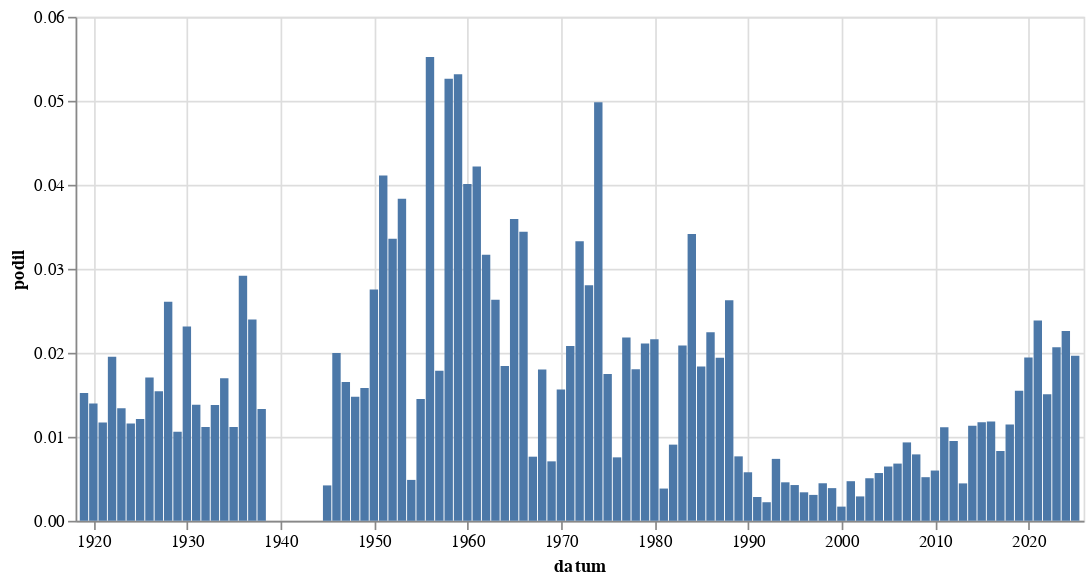

Here is the notebook cell this chart was saved with:
### Code cell
alt.Chart(
    hledej(" [Rr]odič").to_pandas(),
    width = 600
).mark_bar(
).encode(
    alt.X('datum:T'),
    alt.Y('podil:Q')
)

### Figure 1 — Vega-Lite specification as saved in the notebook (floating-point values rounded to 4 significant figures)
{"config": {"view": {"continuousWidth": 300, "continuousHeight": 300}}, "data": {"name": "data-4e111b20a666beb6ebf0ec503693f9d2"}, "mark": {"type": "bar"}, "encoding": {"x": {"field": "datum", "type": "temporal"}, "y": {"field": "podil", "type": "quantitative"}}, "width": 600, "$schema": "https://vega.github.io/schema/vega-lite/v5.8.0.json", "datasets": {"data-4e111b20a666beb6ebf0ec503693f9d2": [{"datum": "1919-01-01T00:00:00", "text": 60, "text_right": 3946, "podil": 0.01521, "co": " [Rr]odič"}, {"datum": "1920-01-01T00:00:00", "text": 79, "text_right": 5656, "podil": 0.01397, "co": " [Rr]odič"}, {"datum": "1921-01-01T00:00:00", "text": 91, "text_right": 7785, "podil": 0.01169, "co": " [Rr]odič"}, {"datum": "1922-01-01T00:00:00", "text": 148, "text_right": 7580, "podil": 0.01953, "co": " [Rr]odič"}, {"datum": "1923-01-01T00:00:00", "text": 70, "text_right": 5228, "podil": 0.01339, "co": " [Rr]odič"}, {"datum": "1924-01-01T00:00:00", "text": 65, "text_right": 5606, "podil": 0.01159, "co": " [Rr]odič"}, {"datum": "1925-01-01T00:00:00", "text": 55, "text_right": 4541, "podil": 0.01211, "co": " [Rr]odič"}, {"datum": "1926-01-01T00:00:00", "text": 121, "text_right": 7099, "podil": 0.01704, "co": " [Rr]odič"}, {"datum": "1927-01-01T00:00:00", "text": 95, "text_right": 6160, "podil": 0.01542, "co": " [Rr]odič"}, {"datum": "1928-01-01T00:00:00", "text": 155, "text_right": 5941, "podil": 0.02609, "co": " [Rr]odič"}, {"datum": "1929-01-01T00:00:00", "text": 39, "text_right": 3684, "podil": 0.01059, "co": " [Rr]odič"}, {"datum": "1930-01-01T00:00:00", "text": 172, "text_right": 7437, "podil": 0.02313, "co": " [Rr]odič"}, {"datum": "1931-01-01T00:00:00", "text": 83, "text_right": 6002, "podil": 0.01383, "co": " [Rr]odič"}, {"datum": "1932-01-01T00:00:00", "text": 40, "text_right": 3586, "podil": 0.01115, "co": " [Rr]odič"}, {"datum": "1933-01-01T00:00:00", "text": 56, "text_right": 4059, "podil": 0.0138, "co": " [Rr]odič"}, {"datum": "1934-01-01T00:00:00", "text": 55, "text_right": 3242, "podil": 0.01696, "co": " [Rr]odič"}, {"datum": "1935-01-01T00:00:00", "text": 36, "text_right": 3221, "podil": 0.01118, "co": " [Rr]odič"}, {"datum": "1936-01-01T00:00:00", "text": 98, "text_right": 3361, "podil": 0.02916, "co": " [Rr]odič"}, {"datum": "1937-01-01T00:00:00", "text": 74, "text_right": 3087, "podil": 0.02397, "co": " [Rr]odič"}, {"datum": "1938-01-01T00:00:00", "text": 21, "text_right": 1578, "podil": 0.01331, "co": " [Rr]odič"}, {"datum": "1945-01-01T00:00:00", "text": 3, "text_right": 712, "podil": 0.004213, "co": " [Rr]odič"}, {"datum": "1946-01-01T00:00:00", "text": 56, "text_right": 2802, "podil": 0.01999, "co": " [Rr]odič"}, {"datum": "1947-01-01T00:00:00", "text": 41, "text_right": 2481, "podil": 0.01653, "co": " [Rr]odič"}, {"datum": "1948-01-01T00:00:00", "text": 37, "text_right": 2504, "podil": 0.01478, "co": " [Rr]odič"}, {"datum": "1949-01-01T00:00:00", "text": 13, "text_right": 822, "podil": 0.01582, "co": " [Rr]odič"}, {"datum": "1950-01-01T00:00:00", "text": 12, "text_right": 436, "podil": 0.02752, "co": " [Rr]odič"}, {"datum": "1951-01-01T00:00:00", "text": 15, "text_right": 365, "podil": 0.0411, "co": " [Rr]odič"}, {"datum": "1952-01-01T00:00:00", "text": 13, "text_right": 387, "podil": 0.03359, "co": " [Rr]odič"}, {"datum": "1953-01-01T00:00:00", "text": 11, "text_right": 287, "podil": 0.03833, "co": " [Rr]odič"}, {"datum": "1954-01-01T00:00:00", "text": 3, "text_right": 616, "podil": 0.00487, "co": " [Rr]odič"}, {"datum": "1955-01-01T00:00:00", "text": 3, "text_right": 207, "podil": 0.01449, "co": " [Rr]odič"}, {"datum": "1956-01-01T00:00:00", "text": 18, "text_right": 326, "podil": 0.05521, "co": " [Rr]odič"}, {"datum": "1957-01-01T00:00:00", "text": 6, "text_right": 336, "podil": 0.01786, "co": " [Rr]odič"}, {"datum": "1958-01-01T00:00:00", "text": 17, "text_right": 323, "podil": 0.05263, "co": " [Rr]odič"}, {"datum": "1959-01-01T00:00:00", "text": 16, "text_right": 301, "podil": 0.05316, "co": " [Rr]odič"}, {"datum": "1960-01-01T00:00:00", "text": 16, "text_right": 399, "podil": 0.0401, "co": " [Rr]odič"}, {"datum": "1961-01-01T00:00:00", "text": 17, "text_right": 403, "podil": 0.04218, "co": " [Rr]odič"}, {"datum": "1962-01-01T00:00:00", "text": 7, "text_right": 221, "podil": 0.03167, "co": " [Rr]odič"}, {"datum": "1963-01-01T00:00:00", "text": 8, "text_right": 304, "podil": 0.02632, "co": " [Rr]odič"}, {"datum": "1964-01-01T00:00:00", "text": 14, "text_right": 760, "podil": 0.01842, "co": " [Rr]odič"}, {"datum": "1965-01-01T00:00:00", "text": 17, "text_right": 473, "podil": 0.03594, "co": " [Rr]odič"}, {"datum": "1966-01-01T00:00:00", "text": 18, "text_right": 523, "podil": 0.03442, "co": " [Rr]odič"}, {"datum": "1967-01-01T00:00:00", "text": 4, "text_right": 524, "podil": 0.007634, "co": " [Rr]odič"}, {"datum": "1968-01-01T00:00:00", "text": 36, "text_right": 1999, "podil": 0.01801, "co": " [Rr]odič"}, {"datum": "1969-01-01T00:00:00", "text": 10, "text_right": 1413, "podil": 0.007077, "co": " [Rr]odič"}, {"datum": "1970-01-01T00:00:00", "text": 15, "text_right": 960, "podil": 0.01562, "co": " [Rr]odič"}, {"datum": "1971-01-01T00:00:00", "text": 18, "text_right": 865, "podil": 0.02081, "co": " [Rr]odič"}, {"datum": "1972-01-01T00:00:00", "text": 20, "text_right": 601, "podil": 0.03328, "co": " [Rr]odič"}, {"datum": "1973-01-01T00:00:00", "text": 24, "text_right": 856, "podil": 0.02804, "co": " [Rr]odič"}, {"datum": "1974-01-01T00:00:00", "text": 40, "text_right": 803, "podil": 0.04981, "co": " [Rr]odič"}, {"datum": "1975-01-01T00:00:00", "text": 16, "text_right": 915, "podil": 0.01749, "co": " [Rr]odič"}, {"datum": "1976-01-01T00:00:00", "text": 5, "text_right": 662, "podil": 0.007553, "co": " [Rr]odič"}, {"datum": "1977-01-01T00:00:00", "text": 17, "text_right": 779, "podil": 0.02182, "co": " [Rr]odič"}, {"datum": "1978-01-01T00:00:00", "text": 15, "text_right": 831, "podil": 0.01805, "co": " [Rr]odič"}, {"datum": "1979-01-01T00:00:00", "text": 14, "text_right": 663, "podil": 0.02112, "co": " [Rr]odič"}, {"datum": "1980-01-01T00:00:00", "text": 16, "text_right": 740, "podil": 0.02162, "co": " [Rr]odič"}, {"datum": "1981-01-01T00:00:00", "text": 2, "text_right": 521, "podil": 0.003839, "co": " [Rr]odič"}, {"datum": "1982-01-01T00:00:00", "text": 7, "text_right": 772, "podil": 0.009067, "co": " [Rr]odič"}, {"datum": "1983-01-01T00:00:00", "text": 18, "text_right": 863, "podil": 0.02086, "co": " [Rr]odič"}, {"datum": "1984-01-01T00:00:00", "text": 24, "text_right": 703, "podil": 0.03414, "co": " [Rr]odič"}, {"datum": "1985-01-01T00:00:00", "text": 12, "text_right": 653, "podil": 0.01838, "co": " [Rr]odič"}, {"datum": "1986-01-01T00:00:00", "text": 11, "text_right": 490, "podil": 0.02245, "co": " [Rr]odič"}, {"datum": "1987-01-01T00:00:00", "text": 13, "text_right": 670, "podil": 0.0194, "co": " [Rr]odič"}, {"datum": "1988-01-01T00:00:00", "text": 24, "text_right": 914, "podil": 0.02626, "co": " [Rr]odič"}, {"datum": "1989-01-01T00:00:00", "text": 14, "text_right": 1825, "podil": 0.007671, "co": " [Rr]odič"}, {"datum": "1990-01-01T00:00:00", "text": 91, "text_right": 15752, "podil": 0.005777, "co": " [Rr]odič"}, {"datum": "1991-01-01T00:00:00", "text": 88, "text_right": 31045, "podil": 0.002835, "co": " [Rr]odič"}, {"datum": "1992-01-01T00:00:00", "text": 55, "text_right": 24879, "podil": 0.002211, "co": " [Rr]odič"}, {"datum": "1993-01-01T00:00:00", "text": 64, "text_right": 8681, "podil": 0.007372, "co": " [Rr]odič"}, {"datum": "1994-01-01T00:00:00", "text": 33, "text_right": 7203, "podil": 0.004581, "co": " [Rr]odič"}, {"datum": "1995-01-01T00:00:00", "text": 37, "text_right": 8693, "podil": 0.004256, "co": " [Rr]odič"}, {"datum": "1996-01-01T00:00:00", "text": 31, "text_right": 9139, "podil": 0.003392, "co": " [Rr]odič"}, {"datum": "1997-01-01T00:00:00", "text": 49, "text_right": 15895, "podil": 0.003083, "co": " [Rr]odič"}, {"datum": "1998-01-01T00:00:00", "text": 51, "text_right": 11413, "podil": 0.004469, "co": " [Rr]odič"}, {"datum": "1999-01-01T00:00:00", "text": 76, "text_right": 19544, "podil": 0.003889, "co": " [Rr]odič"}, {"datum": "2000-01-01T00:00:00", "text": 38, "text_right": 22514, "podil": 0.001688, "co": " [Rr]odič"}, {"datum": "2001-01-01T00:00:00", "text": 91, "text_right": 19300, "podil": 0.004715, "co": " [Rr]odič"}, {"datum": "2002-01-01T00:00:00", "text": 45, "text_right": 15504, "podil": 0.002902, "co": " [Rr]odič"}, {"datum": "2003-01-01T00:00:00", "text": 106, "text_right": 20928, "podil": 0.005065, "co": " [Rr]odič"}, {"datum": "2004-01-01T00:00:00", "text": 111, "text_right": 19522, "podil": 0.005686, "co": " [Rr]odič"}, {"datum": "2005-01-01T00:00:00", "text": 164, "text_right": 25379, "podil": 0.006462, "co": " [Rr]odič"}, {"datum": "2006-01-01T00:00:00", "text": 125, "text_right": 18354, "podil": 0.006811, "co": " [Rr]odič"}, {"datum": "2007-01-01T00:00:00", "text": 152, "text_right": 16287, "podil": 0.009333, "co": " [Rr]odič"}, {"datum": "2008-01-01T00:00:00", "text": 141, "text_right": 17835, "podil": 0.007906, "co": " [Rr]odič"}, {"datum": "2009-01-01T00:00:00", "text": 104, "text_right": 20031, "podil": 0.005192, "co": " [Rr]odič"}, {"datum": "2010-01-01T00:00:00", "text": 77, "text_right": 12869, "podil": 0.005983, "co": " [Rr]odič"}, {"datum": "2011-01-01T00:00:00", "text": 198, "text_right": 17781, "podil": 0.01114, "co": " [Rr]odič"}, {"datum": "2012-01-01T00:00:00", "text": 140, "text_right": 14732, "podil": 0.009503, "co": " [Rr]odič"}, {"datum": "2013-01-01T00:00:00", "text": 44, "text_right": 9881, "podil": 0.004453, "co": " [Rr]odič"}, {"datum": "2014-01-01T00:00:00", "text": 235, "text_right": 20781, "podil": 0.01131, "co": " [Rr]odič"}, {"datum": "2015-01-01T00:00:00", "text": 249, "text_right": 21226, "podil": 0.01173, "co": " [Rr]odič"}, {"datum": "2016-01-01T00:00:00", "text": 263, "text_right": 22255, "podil": 0.01182, "co": " [Rr]odič"}, {"datum": "2017-01-01T00:00:00", "text": 148, "text_right": 17808, "podil": 0.008311, "co": " [Rr]odič"}, {"datum": "2018-01-01T00:00:00", "text": 236, "text_right": 20582, "podil": 0.01147, "co": " [Rr]odič"}, {"datum": "2019-01-01T00:00:00", "text": 383, "text_right": 24751, "podil": 0.01547, "co": " [Rr]odič"}, {"datum": "2020-01-01T00:00:00", "text": 458, "text_right": 23572, "podil": 0.01943, "co": " [Rr]odič"}, {"datum": "2021-01-01T00:00:00", "text": 481, "text_right": 20176, "podil": 0.02384, "co": " [Rr]odič"}, {"datum": "2022-01-01T00:00:00", "text": 314, "text_right": 20822, "podil": 0.01508, "co": " [Rr]odič"}, {"datum": "2023-01-01T00:00:00", "text": 516, "text_right": 24959, "podil": 0.02067, "co": " [Rr]odič"}, {"datum": "2024-01-01T00:00:00", "text": 546, "text_right": 24168, "podil": 0.02259, "co": " [Rr]odič"}, {"datum": "2025-01-01T00:00:00", "text": 206, "text_right": 10482, "podil": 0.01965, "co": " [Rr]odič"}]}}
